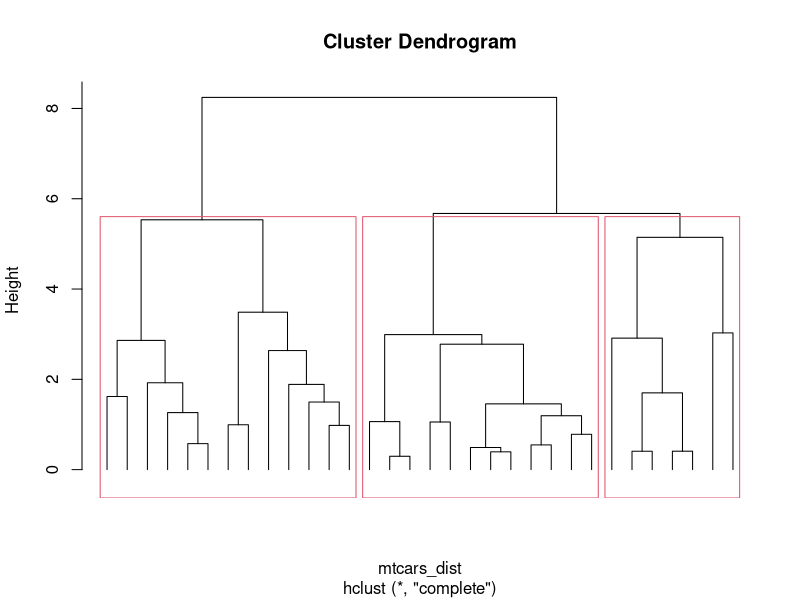

Write the R code that produced this figure. (Note: this script raises an error after producing the figure.)
mtcars <- mtcars
View(mtcars)

mtcars1 <- scale(mtcars[, -c(8, 9)])

mtcars_dist <- dist(mtcars1, method = "euclidean") # distances

clust <- hclust(mtcars_dist) # clustering

plot(clust, labels = FALSE, hang = -1) # ploting clusters
rect.hclust(clust, 3) # take 3 clusters

mtcars$cluster_membership <- cutree(clust, k = 3) # column to show the cluster of an observation
View(mtcars)

cluster_mean <- aggregate(mtcars[, -c(8, 9)], by = list(mtcars$cluster_membership), FUN = "mean", na.rm = TRUE)
View(cluster_mean)


##k-means
set.seed(45) # seed is 45
km <- kmeans(mtcars[, -c(8:9, 12)], 3)
km$iter
names(km)
mtcars$k1 <- km$cluster

## experimental seed
set.seed(32) # seed is 32
km <- kmeans(mtcars[, -c(8:9, 12)], 3)
km$iter
names(km)
mtcars$k2 <- km$cluster
mtcars$k2 <- NULL

table(mtcars$k1, mtcars$k2) # compare seeds

table(mtcars$k1, mtcars$cluster_membership) # compare k-means and hierarchical

cluster_mean_kmeans <- aggregate(mtcars[, -c(8, 9)], by = list(mtcars$k1), FUN = "mean", na.rm = TRUE)
View(cluster_mean_kmeans)




